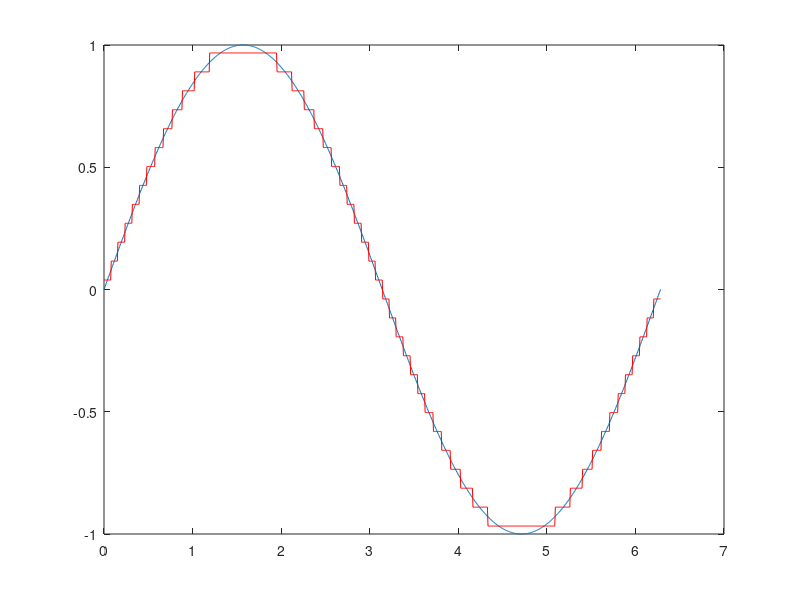
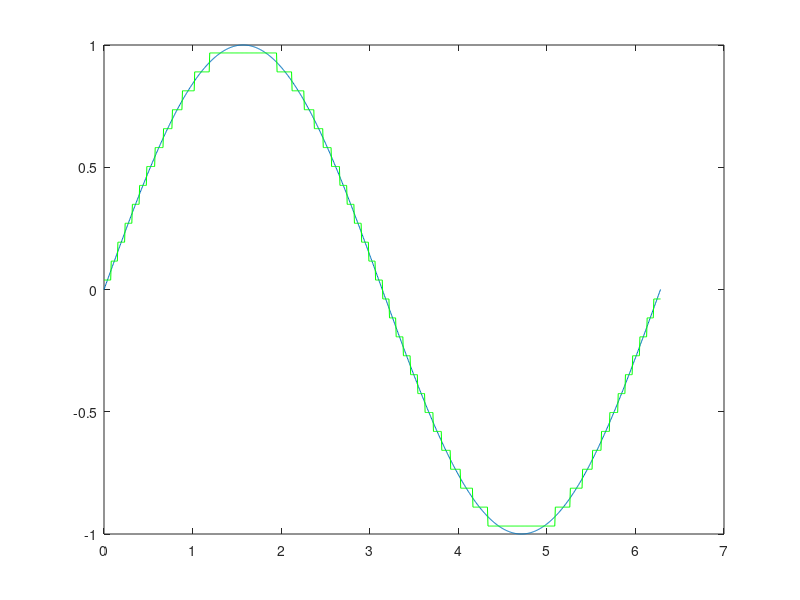
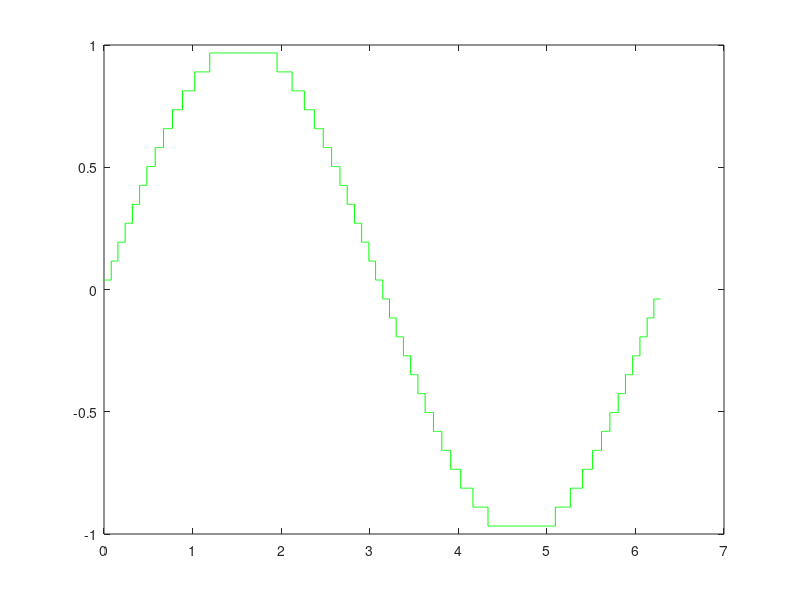

These figures' MATLAB source, in order:
%COMUNICACIONES DIGITALES
%Clase 23/03/2022 y 15/03/2022

t=0:2*pi/1000:2*pi;
x=sin(t);

%Intervalo de cuantización
q=0.0774;

for n=1:length(x)
    for k=-13:13
        if( x(n)>=k*q & x(n)<(k+1)*q )
           y(n)=(2*k+1)*q/2;
        end
    end
end

figure(1)
plot(t,x)
hold on
plot(t,y,'r')

%stairs evita pendientes que pueden ocurrir con el plot anterior
figure(2)
plot(t,x)
hold on
plot(t,y,'g')

%Error
e=x-y;
figure(3)
plot(t,e)

%Con teoría, se calculó que el intervalo de error va de -q/2 a q/2
min(e)
max(e)
stairs(t,y,'g')

SQRdb=10*log10(mean(x.^2)/mean(e.^2));

